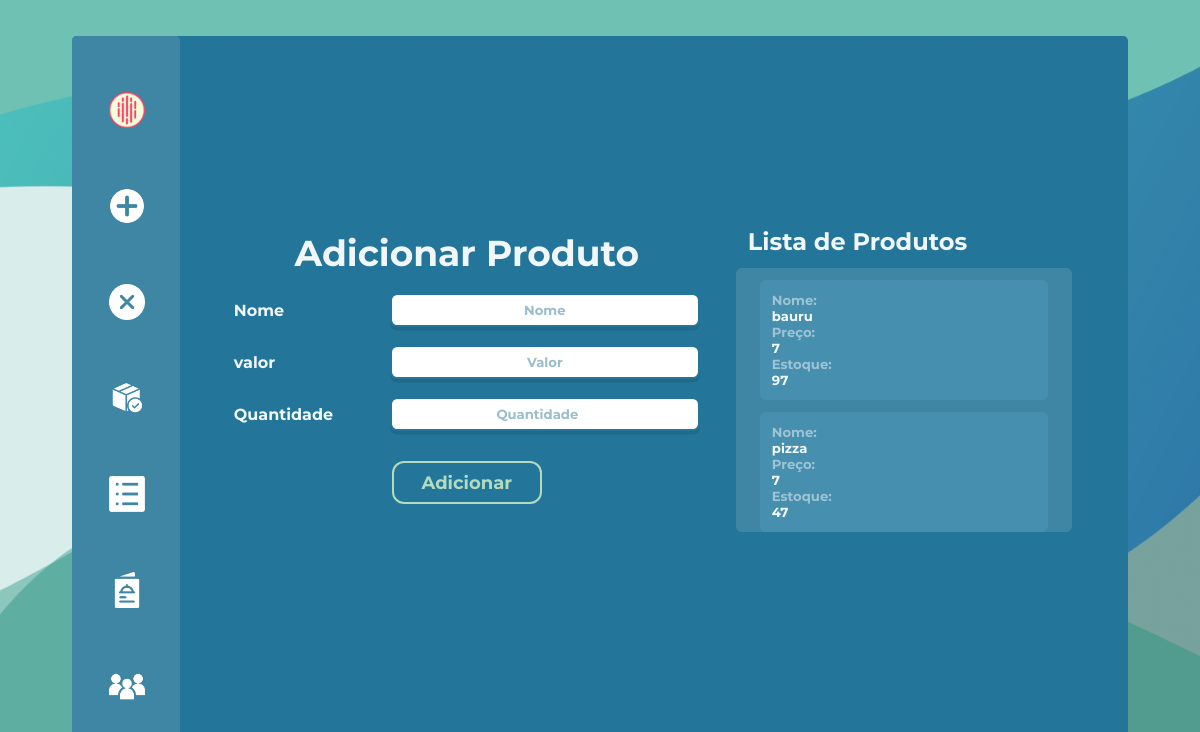
Screenshot of /addProdutoAdm with the database file from the repository.
### projeto/models.py (models this page shows)
class Produto(db.Model):
    id = db.Column(db.Integer, primary_key = True)
    lanche = db.Column(db.String(length=30), nullable=False)
    valor = db.Column(db.Integer, nullable=False)
    quantidade = db.Column(db.Integer, nullable=False)

### projeto/routes.py (the view, shortened to what this page needs)
@app.route("/addProdutoAdm", methods=['GET', 'POST'])
def addProdutoAdm():
    form = adicionarProduto()
    produtos = Produto.query.all()
    return render_template("adicionarProdutoAdm.html", form = form, produtos=produtos)

### projeto/forms.py
class adicionarProduto(FlaskForm):
    lanche = StringField(label="Nome", validators=[DataRequired()])
    valor = FloatField(label="valor", validators=[NumberRange(min=1), DataRequired()])
    quantidade = IntegerField(validators=[DataRequired(),NumberRange(min=1)])
    submit = SubmitField(label="Adicionar")

### projeto/templates/adicionarProdutoAdm.html (shortened to what this page needs)
{% extends 'baseAdm.html' %}
{% block conteudo %}
<section class="section_adicionar_estoque">
    <form method="POST" class="formsDependente">
        <h1 class="tituloComprarProduto">Adicionar Produto</h1>
        <div class="flex">
        {{form.lanche.label(class="labelLogin")}}
        {{form.lanche(class="formsLoginBox", placeholder="Nome")}}
        </div>
        <div class="flex">
        {{form.valor.label(class="labelLogin")}}
        {{form.valor(class="formsLoginBox", placeholder="Valor")}}
    </div>
        <div class="flex">
        {{form.quantidade.label(class="labelLogin")}}
        {{form.quantidade(class="formsLoginBox", placeholder="Quantidade")}}
    </div>
        {{form.submit(class="botãoContainer1")}}
    </form>
    <div class="lista">
        <h1>Lista de Produtos</h1>
        <div class="dadosLista">
        {% for i in produtos %}
        <div>
            <p>Nome: <p class="saldoText">{{ i.lanche}}</p></p>
            <p>Preço: <p class="saldoText">{{ i.valor}}</p></p>
            <p>Estoque: <p class="saldoText">{{ i.quantidade}}</p></p>
        </div>
        {% endfor%}
</section>
{%endblock%}

### projeto/static/style.css (style rules this page uses)
* { padding: 0; margin: 0; font-family: "Montserrat"; font-weight: bold; color: #ffffffef; }
.botãoContainer1 { font-weight: 700; color: #b2dbbf; font-size: 1.5vw; text-align: center; background-color: #237699; padding: 0.7vw; padding-inline: 2.3vw; max-width: fit-content; border-radius: 1vw; border: solid #b2dbbf 0.2vw; margin-block: 1vw; }
.dadosLista p, .dadosListaHist p { color: #ffffff79; font-size: 1.1vw; }
.dadosLista div, .dadosListaHist div { background-color: #5aa1c057; margin-bottom: 1vw; padding: 1vw; border-radius: 0.5vw; }
.dadosLista .saldoText, .dadosListaHist .saldoText { color: #ffffffef; }
body { background-color: rgb(112, 112, 112); height: calc(100vh - var(--margin-principal) * 2) !important; background-image: url(imagens/FotoFundo1.png); background-size: cover; height: 100vh; overflow-y: hidden; }
:root { --margin-principal: 3vw; --margin-principal-inline: 4vw; }
.tituloComprarProduto { font-size: 3vw; }
.formsDependente { width: fit-content; display: flex; flex-direction: column; gap:1.5vw; align-items: center; }
.formsDependente .flex .labelLogin { width: 23vw; }
.formsDependente .flex { align-items: center; }
.formsLoginBox { width: 110%; border: 0; height: 2.5vw; font-size: 1.1vw; color: #000; border: #237699 solid 0.2vw; box-shadow:rgba(0, 0, 0, 0.1) 0px 0.3vw; border-radius: 0.6vw; }
input { padding: 0px; padding-inline: 8px; }
.formsDependente ::placeholder { text-align: center; color: #9abccc; border: 0; }
form { display: flex; flex-direction: column; }
.section_adicionar_estoque { display: flex; height: 57%; justify-content: center; gap:3vw; align-items: center; margin-left: 10%; }
.flex { display: flex; }
.dadosLista, .dadosListaHist { padding: 1vw; padding-inline: 2vw; background-color: hsl(197, 45%, 44%); border-radius: 0.5vw; justify-content: center; }
.dadosLista, .dadosListaHist { overflow: hidden; max-height: 20vw; width: 24vw; overflow-y: auto; }
.lista h1 { margin: 1vw; font-size: 2vw; }
.lista { width: fit-content; }

### rows the page displays
Produto: lanche "bauru", valor "7", quantidade "97"
Produto: lanche "pizza", valor "7", quantidade "47"
